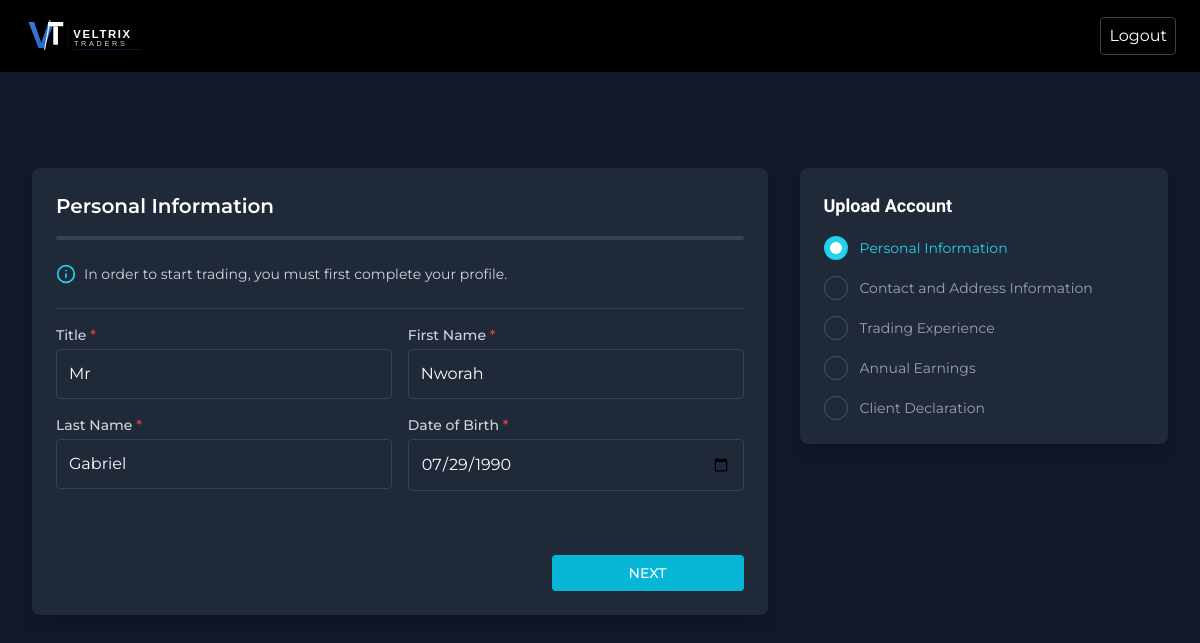
The app's page /setup/ (signed in) with its own data.
### VeltrixApp/models.py (models this page shows, shortened)
class User(AbstractUser):
    title = models.CharField(max_length=10, blank=True, null=True)
    phone = models.CharField(max_length=20, blank=True, null=True)
    date_of_birth = models.DateField(blank=True, null=True)
    house_no = models.CharField(max_length=50, blank=True, null=True)
    address = models.TextField(blank=True, null=True)
    city = models.CharField(max_length=100, blank=True, null=True)
    province = models.CharField(max_length=100, blank=True, null=True)
    zip_code = models.CharField(max_length=20, blank=True, null=True)
    country = models.CharField(max_length=100, blank=True, null=True)
    profile_image = models.ImageField(upload_to='profiles/', blank=True, null=True)
    referral_code = models.CharField(max_length=20, unique=True, blank=True, null=True)
    referred_by = models.ForeignKey('self', on_delete=models.SET_NULL, blank=True, null=True, related_name='referrals')
    email_verified = models.BooleanField(default=False)
    two_factor_enabled = models.BooleanField(default=False)
    two_factor_secret = models.CharField(max_length=255, blank=True, null=True)
    is_kyc_verified = models.BooleanField(default=False)
    email_otp = models.CharField(max_length=6, blank=True, null=True)
    email_otp_created_at = models.DateTimeField(blank=True, null=True)
    is_email_verified = models.BooleanField(default=False)
    email_deposit = models.BooleanField(default=True)
    email_withdrawal = models.BooleanField(default=True)
    email_trade = models.BooleanField(default=True)
    email_account_update = models.BooleanField(default=True)
    push_deposit = models.BooleanField(default=True)
    push_withdrawal = models.BooleanField(default=True)
    push_trade = models.BooleanField(default=True)
    document_type = models.CharField(max_length=20, blank=True, null=True)
    document_number = models.CharField(max_length=100, blank=True, null=True)
    document_expiry = models.DateField(blank=True, null=True)
    document_front = models.ImageField(upload_to='kyc/', blank=True, null=True)
    document_back = models.ImageField(upload_to='kyc/', blank=True, null=True)
    yrs_experience = models.CharField(max_length=50, blank=True, null=True)
    trading_frequency = models.CharField(max_length=50, blank=True, null=True)
    instrument_traded = models.TextField(blank=True, null=True)
    knowledge_level = models.CharField(max_length=50, blank=True, null=True)
    preferred_market = models.CharField(max_length=100, blank=True, null=True)
    trading_platform = models.CharField(max_length=100, blank=True, null=True)
    annual_income = models.CharField(max_length=50, blank=True, null=True)
    source_of_income = models.CharField(max_length=100, blank=True, null=True)
    tax_residence = models.CharField(max_length=100, blank=True, null=True)
    balance = models.DecimalField(max_digits=20, decimal_places=2, default=0)
    bonus_balance = models.DecimalField(max_digits=20, decimal_places=2, default=0)
    total_deposit = models.DecimalField(max_digits=20, decimal_places=2, default=0)
    total_withdrawal = models.DecimalField(max_digits=20, decimal_places=2, default=0)
    total_commission = models.DecimalField(max_digits=20, decimal_places=2, default=0)
    loyalty_status = models.CharField(max_length=50, default='Bronze')
    loyalty_tier_color = models.CharField(max_length=20, blank=True, null=True)
    loyalty_benefits = models.TextField(blank=True, null=True)
    loyalty_updated_at = models.DateTimeField(auto_now=True)
    last_login_ip = models.GenericIPAddressField(blank=True, null=True)
    created_at = models.DateTimeField(auto_now_add=True)
    updated_at = models.DateTimeField(auto_now=True)

### VeltrixApp/views.py (the view)
# urls.py: path('setup/', views.setup_personal, name='setup_personal'),
@login_required
def setup_personal(request):
    if request.method == 'POST':
        form = SetupPersonalForm(request.POST, instance=request.user)
        if form.is_valid():
            form.save()
            messages.success(request, 'Personal information saved!')
            return redirect('setup_contact')
    else:
        form = SetupPersonalForm(instance=request.user)
    return render(request, 'setup-user-info.html', {'form': form})

### VeltrixApp/forms.py
class SetupPersonalForm(forms.ModelForm):
    class Meta:
        model = User
        fields = ['title', 'first_name', 'last_name', 'date_of_birth']

### VeltrixApp/templates/setup-user-info.html (shortened to what this page needs)
{% extends "user/includes/setup-header.html" %}
{% load static %}
{% block content %}
<div class="max-w-7xl mx-auto px-4 py-8">
    <form action="{% url 'setup_personal' %}" method="POST">
        <div class="max-w-7xl mx-auto flex flex-col md:flex-row px-4 py-8 gap-8">
            <div class="w-full md:w-2/3 bg-gray-800 rounded-lg p-6 shadow-lg">
                <div style="opacity: 1; transform: none">
                    <h2 class="text-white text-xl font-semibold mb-2">
                        Personal Information
                    </h2>
                </div>
                <div class="w-full bg-gray-700 h-1 mt-4 mb-6 rounded-full overflow-hidden">
                </div>
                <div class="flex items-center mb-6 text-cyan-400">
                    <svg xmlns="http://www.w3.org/2000/svg" width="20" height="20" viewBox="0 0 24 24" fill="none" stroke="currentColor" stroke-width="2" stroke-linecap="round" stroke-linejoin="round" class="lucide lucide-info">
                        <circle cx="12" cy="12" r="10"></circle>
                        <path d="M12 16v-4"></path>
                        <path d="M12 8h.01"></path>
                    </svg>
                    <span class="ml-2 text-sm text-gray-300">
                        In order to start trading, you must first complete your profile.
                    </span>
                </div>
                <div class="border-t border-gray-700 py-4">
                    <div style="opacity: 1; transform: none">
                        <div class="mb-4 md:flex md:flex-row md:gap-4">
                            <div class="mb-4 md:mb-0 md:w-1/2">
                                <label class="block text-sm font-medium text-gray-300 mb-1">
                                    Title <span class="text-red-500">*</span>
                                </label>
                                <input type="text" name="title" value="{{ form.title.value|default:'Mr' }}"
                                       class="w-full p-3 bg-gray-800 text-white border {% if form.title.errors %}border-red-500{% else %}border-gray-700{% endif %} rounded focus:ring-2 focus:ring-blue-500 focus:border-blue-500"
                                       placeholder="Enter Title" required />
                            </div>
                            <div class="md:w-1/2">
                                <label class="block text-sm font-medium text-gray-300 mb-1">
                                    First Name <span class="text-red-500">*</span>
                                </label>
                                <input type="text" name="first_name" value="{{ form.first_name.value|default:'' }}"
                                       class="w-full p-3 bg-gray-800 text-white border {% if form.first_name.errors %}border-red-500{% else %}border-gray-700{% endif %} rounded focus:ring-2 focus:ring-blue-500 focus:border-blue-500"
                                       placeholder="Enter First Name" required />
                            </div>
                        </div>
                    </div>
                    <div style="opacity: 1; transform: none">
                        <div class="mb-4 md:flex md:flex-row md:gap-4">
                            <div class="mb-4 md:mb-0 md:w-1/2">
                                <label class="block text-sm font-medium text-gray-300 mb-1">
                                    Last Name <span class="text-red-500">*</span>
                                </label>
                                <input type="text" name="last_name" value="{{ form.last_name.value|default:'' }}"
                                       class="w-full p-3 bg-gray-800 text-white border {% if form.last_name.errors %}border-red-500{% else %}border-gray-700{% endif %} rounded focus:ring-2 focus:ring-blue-500 focus:border-blue-500"
                                       placeholder="Enter Last Name" required />
                            </div>
                            <div class="md:w-1/2">
                                <label class="block text-sm font-medium text-gray-300 mb-1">
                                    Date of Birth <span class="text-red-500">*</span>
                                </label>
                                <input type="date" name="date_of_birth" value="{{ form.date_of_birth.value|date:'Y-m-d'|default:'1990-07-29' }}"
                                       class="w-full p-3 bg-gray-800 text-white border {% if form.date_of_birth.errors %}border-red-500{% else %}border-gray-700{% endif %} rounded focus:ring-2 focus:ring-blue-500 focus:border-blue-500"
                                       required />
                            </div>
                        </div>
                    </div>
                </div>
                <div class="flex justify-between mt-8">
                    <button type="submit" class="ml-auto px-4 py-2 font-medium text-sm bg-cyan-500 text-white rounded w-48 transition-all hover:bg-cyan-600">
                        NEXT
                    </button>
                </div>
            </div>
            <div class="w-full md:w-1/3 bg-gray-800 rounded-lg p-6 shadow-lg h-min">
                <h3 class="text-white text-lg font-semibold mb-4">
                    Upload Account
                </h3>
                <ul class="space-y-4">
                    <li class="flex items-center">
                        <div class="w-6 h-6 rounded-full flex items-center justify-center mr-3 bg-cyan-400">
                            <div class="animate-pulse w-3 h-3 bg-white rounded-full"></div>
                        </div>
                        <span class="text-sm text-cyan-400">Personal Information</span>
                    </li>
                    <li class="flex items-center">
                        <div class="w-6 h-6 rounded-full flex items-center justify-center mr-3 border border-gray-600"></div>
                        <span class="text-sm text-gray-400">Contact and Address Information</span>
                    </li>
                    <li class="flex items-center">
                        <div class="w-6 h-6 rounded-full flex items-center justify-center mr-3 border border-gray-600"></div>
                        <span class="text-sm text-gray-400">Trading Experience</span>
                    </li>
                    <li class="flex items-center">
                        <div class="w-6 h-6 rounded-full flex items-center justify-center mr-3 border border-gray-600"></div>
                        <span class="text-sm text-gray-400">Annual Earnings</span>
                    </li>
                    <li class="flex items-center">
                        <div class="w-6 h-6 rounded-full flex items-center justify-center mr-3 border border-gray-600"></div>
                        <span class="text-sm text-gray-400">Client Declaration</span>
                    </li>
                </ul>
            </div>
        </div>
    </form>
</div>
{% endblock %}

### records on screen
User: title "Mr", first_name "Nworah", last_name "Gabriel", date_of_birth "07/29/1990"
